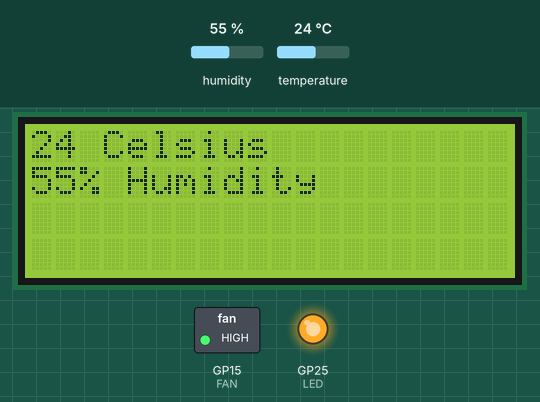
Simulated run of this program. Board: Raspberry Pi Pico running MicroPython. Parts: 20×4 character LCD, switched loads named in the program (green lamp = pin HIGH), output pins drawn as LEDs (lit = HIGH). The inputs (shaded band) are chosen by the test bench; at power-on: temperature 24 °C, humidity 55 %. WiFi joins after 1.5 s; no MQTT or app messages arrive unless stated; library files of the repository ran but are not shown: secrets.py, pico_i2c_lcd.py; what the program prints to the serial console is not drawn.

Above: at 10.6 s.
10.7 s: temperature set to 26 °C
At 12.2 s:
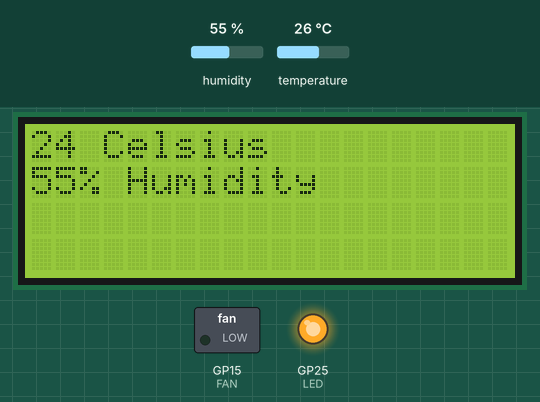
15.2 s: temperature set to 12 °C
At 16.4 s:
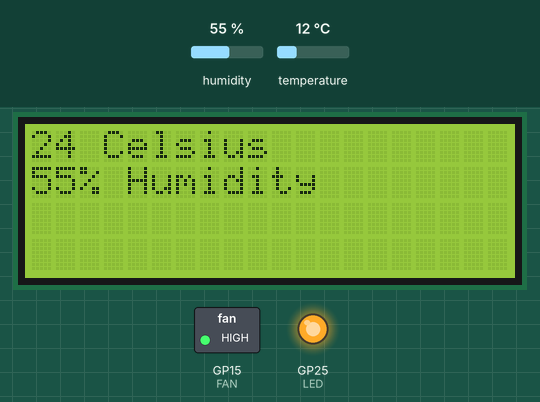
16.7 s: temperature set to 28 °C
At 17.6 s:
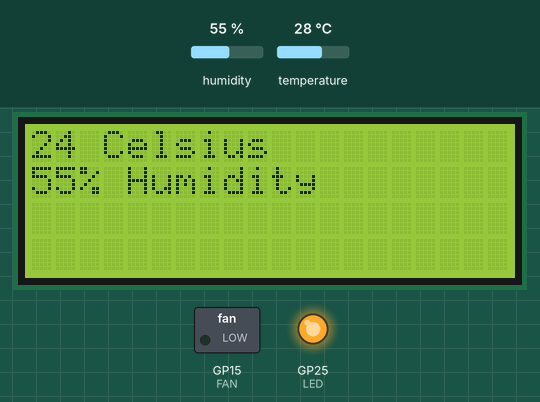
18.2 s: temperature set to 19 °C
At 20.9 s:
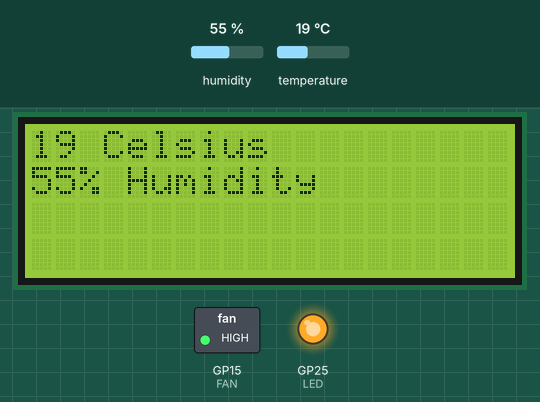
Timing chart, 0 to 22.2 s (numbered marks = the images above; inputs shaded):
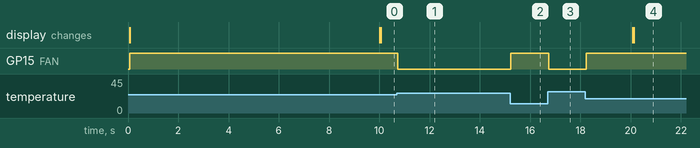

The program:

main.py
```python
import time  # Allows use of time.sleep() for delays
from mqtt import MQTTClient  # For use of MQTT protocol to talk to Adafruit IO
import ubinascii  # Conversions between binary data and various encodings
import machine  # Interfaces with hardware components
import micropython  # Needed to run any MicroPython code
from machine import Pin, time_pulse_us  # Define pin
import dht
import lcd
from secrets import *


# BEGIN SETTINGS
# These need to be change to suit your environment
MEASUREMENT_INTERVAL = 60000
LCD_INTERVAL = 10000
TURNED_ON = True
last_measurement = 0
last_lcd_update = 0
LED = Pin("LED", Pin.OUT)  # led pin initialization for Raspberry Pi Pico W
LED.on()
TEMP_HUMIDITY_SENSOR = dht.DHT11(machine.Pin(16))  # DHT11 Constructor
FAN = Pin(15, Pin.OUT)
FAN.value(1)
TEMPERATURE_THRESHOLD = 24

AIO_CLIENT_ID = ubinascii.hexlify(machine.unique_id())  # Can be anything

# END SETTINGS


# FUNCTIONS

# Function to connect Pico to the WiFi

# This function is based on code by https://github.com/iot-lnu
# Source: https://github.com/iot-lnu/applied-iot
# Licensed under GNU GPL version 3
def do_connect():
    import network
    from time import sleep

    wlan = network.WLAN(network.STA_IF)  # Put modem on Station mode

    if not wlan.isconnected():  # Check if already connected
        print("connecting to network...")
        wlan.active(True)  # Activate network interface
        # set power mode to get WiFi power-saving off (if needed)
        wlan.config(pm=0xA11140)
        wlan.connect(WIFI_SSID, WIFI_PASS)  # Your WiFi Credential
        print("Waiting for connection...", end="")
        # Check if it is connected otherwise wait
        while not wlan.isconnected() and wlan.status() >= 0:
            print(".", end="")
            sleep(1)
    # Print the IP assigned by router
    ip = wlan.ifconfig()[0]
    print("\nConnected on {}".format(ip))
    return ip


# Callback Function to respond to messages from Adafruit IO
def sub_cb(topic, msg):  # sub_cb means "callback subroutine"
    topic = str(topic)
    print((topic, msg))  # Outputs the message that was received. Debugging use.
    if 'desk_fan' in topic:
        enable_fan(msg)
    elif 'temperature-threshold' in topic:
        change_temp_threshold(msg)


def enable_fan(msg):
    global TURNED_ON
    if msg == b"ON":  # If message says "ON" ...
        TURNED_ON = True
        LED.on()  # ... then LED on
    elif msg == b"OFF":  # If message says "OFF" ...
        TURNED_ON = False
        LED.off()  # ... then LED off
        turn_off_fan()
    else:  # If any other message is received ...
        print("Unknown message")  # ... do nothing but output that it happened.

def change_temp_threshold(msg):
    global TEMPERATURE_THRESHOLD
    TEMPERATURE_THRESHOLD = int(msg)


# Returns the temperature in celsius and the humidity
def get_temperature_and_humidity():
    TEMP_HUMIDITY_SENSOR.measure()
    temperature = TEMP_HUMIDITY_SENSOR.temperature()
    humidity = TEMP_HUMIDITY_SENSOR.humidity()
    return temperature, humidity


def turn_on_fan():
    FAN.value(0)


def turn_off_fan():
    FAN.value(1)


def send_temperature(temperature):
    print(
        "Publishing: {0} to {1} ... ".format(temperature, AIO_TEMPERATURE_FEED), end=""
    )
    try:
        client.publish(topic=AIO_TEMPERATURE_FEED, msg=str(temperature))
        print("DONE")
    except Exception as e:
        print("FAILED")


def send_humidity(humidity):
    print("Publishing: {0} to {1} ... ".format(humidity, AIO_HUMIDITY_FEED), end="")
    try:
        client.publish(topic=AIO_HUMIDITY_FEED, msg=str(humidity))
        print("DONE")
    except Exception as e:
        print("FAILED")


# Try WiFi Connection
try:
    ip = do_connect()
except KeyboardInterrupt:
    print("Keyboard interrupt")

# Use the MQTT protocol to connect to Adafruit IO
client = MQTTClient(AIO_CLIENT_ID, AIO_SERVER, AIO_PORT, AIO_USER, AIO_KEY)

# Subscribed messages will be delivered to this callback
client.set_callback(sub_cb)
client.connect()
client.subscribe(AIO_DESK_FAN_FEED)
client.subscribe(AIO_TEMPERATURE_THRESHOLD_FEED)
client.publish(topic=AIO_TEMPERATURE_THRESHOLD_FEED, msg=str(TEMPERATURE_THRESHOLD))
client.publish(topic=AIO_DESK_FAN_FEED, msg="ON")
print("Connected to %s, subscribed to %s topic and %s topic" % (AIO_SERVER, AIO_DESK_FAN_FEED, AIO_TEMPERATURE_THRESHOLD_FEED))


try:  # Code between try: and finally: may cause an error
    # so ensure the client disconnects the server if
    # that happens.
    while True:  # Repeat this loop forever
        client.check_msg()  # Action a message if one is received. Non-blocking.
        temperature, humidity = get_temperature_and_humidity()
        if TURNED_ON:
            if temperature > TEMPERATURE_THRESHOLD:
                turn_on_fan()
            else:
                turn_off_fan()
        if (time.ticks_ms() - last_measurement) > MEASUREMENT_INTERVAL:
            send_temperature(temperature)
            send_humidity(humidity)
            last_measurement = time.ticks_ms()
            print("------------------")
        if (time.ticks_ms() - last_lcd_update) > LCD_INTERVAL:
            lcd.update_display(temperature, humidity)
            last_lcd_update = time.ticks_ms()
        time.sleep(0.01)

finally:  # If an exception is thrown ...
    lcd.display_error()
    client.disconnect()  # ... disconnect the client and clean up.
    client = None
    print("Disconnected from Adafruit IO.")
```

lcd.py
```python
from machine import I2C, Pin
from pico_i2c_lcd import I2cLcd

I2C_ADDR     = 0x27
I2C_NUM_ROWS = 4
I2C_NUM_COLS = 20

i2c = I2C(0, sda=Pin(0), scl=Pin(1), freq=400000)
lcd = I2cLcd(i2c, I2C_ADDR, I2C_NUM_ROWS, I2C_NUM_COLS)
lcd.clear()
lcd.putstr("Starting")

def update_display(temperature, humidity):
    lcd.clear()
    lcd.putstr(str(round(temperature, 1))+" Celsius")
    lcd.move_to(0, 1)
    lcd.putstr(str(round(humidity))+"% Humidity")

def display_error():
    lcd.clear()
    lcd.putstr("Unknown error")
    lcd.move_to(0,1)
    lcd.putstr("Please reboot")
```

Measured:
- the behaviour switches between 24 and 25 °C on temperature (found by bisection; images 0 and 1)
- after the input at 10.7 s, GP15 (FAN): HIGH → LOW at once
- after the input at 15.2 s, GP15 (FAN): LOW → HIGH at once
- after the input at 16.7 s, GP15 (FAN): HIGH → LOW at once
- after the input at 18.2 s, GP15 (FAN): LOW → HIGH at once
